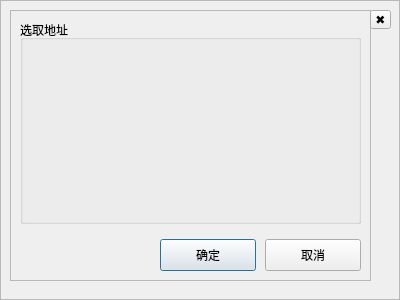
<?xml version="1.0" encoding="UTF-8"?>
<ui version="4.0">
 <class>WalletSelectorForm</class>
 <widget class="QDialog" name="WalletSelectorForm">
  <property name="geometry">
   <rect>
    <x>0</x>
    <y>0</y>
    <width>400</width>
    <height>300</height>
   </rect>
  </property>
  <property name="windowTitle">
   <string>Dialog</string>
  </property>
  <layout class="QVBoxLayout" name="verticalLayout">
   <property name="spacing">
    <number>0</number>
   </property>
   <property name="leftMargin">
    <number>0</number>
   </property>
   <property name="topMargin">
    <number>0</number>
   </property>
   <property name="rightMargin">
    <number>0</number>
   </property>
   <property name="bottomMargin">
    <number>0</number>
   </property>
   <item>
    <widget class="QFrame" name="frameMain">
     <property name="frameShape">
      <enum>QFrame::Shape::StyledPanel</enum>
     </property>
     <property name="frameShadow">
      <enum>QFrame::Shadow::Raised</enum>
     </property>
     <widget class="QFrame" name="frameContent">
      <property name="geometry">
       <rect>
        <x>10</x>
        <y>10</y>
        <width>361</width>
        <height>271</height>
       </rect>
      </property>
      <property name="frameShape">
       <enum>QFrame::Shape::StyledPanel</enum>
      </property>
      <property name="frameShadow">
       <enum>QFrame::Shadow::Raised</enum>
      </property>
      <layout class="QVBoxLayout" name="verticalLayout_2">
       <item>
        <widget class="QGroupBox" name="groupBox">
         <property name="sizePolicy">
          <sizepolicy hsizetype="Preferred" vsizetype="Expanding">
           <horstretch>0</horstretch>
           <verstretch>0</verstretch>
          </sizepolicy>
         </property>
         <property name="title">
          <string>选取地址</string>
         </property>
        </widget>
       </item>
       <item>
        <layout class="QHBoxLayout" name="horizontalLayout">
         <property name="spacing">
          <number>9</number>
         </property>
         <property name="topMargin">
          <number>9</number>
         </property>
         <item>
          <spacer name="horizontalSpacer">
           <property name="orientation">
            <enum>Qt::Orientation::Horizontal</enum>
           </property>
           <property name="sizeHint" stdset="0">
            <size>
             <width>40</width>
             <height>20</height>
            </size>
           </property>
          </spacer>
         </item>
         <item>
          <widget class="QPushButton" name="ButtonOK">
           <property name="sizePolicy">
            <sizepolicy hsizetype="Fixed" vsizetype="Fixed">
             <horstretch>0</horstretch>
             <verstretch>0</verstretch>
            </sizepolicy>
           </property>
           <property name="minimumSize">
            <size>
             <width>96</width>
             <height>32</height>
            </size>
           </property>
           <property name="maximumSize">
            <size>
             <width>96</width>
             <height>32</height>
            </size>
           </property>
           <property name="text">
            <string>确定</string>
           </property>
          </widget>
         </item>
         <item>
          <widget class="QPushButton" name="ButtonCancel">
           <property name="sizePolicy">
            <sizepolicy hsizetype="Fixed" vsizetype="Fixed">
             <horstretch>0</horstretch>
             <verstretch>0</verstretch>
            </sizepolicy>
           </property>
           <property name="minimumSize">
            <size>
             <width>96</width>
             <height>32</height>
            </size>
           </property>
           <property name="maximumSize">
            <size>
             <width>96</width>
             <height>32</height>
            </size>
           </property>
           <property name="text">
            <string>取消</string>
           </property>
          </widget>
         </item>
        </layout>
       </item>
      </layout>
     </widget>
     <widget class="QToolButton" name="ButtonClose">
      <property name="geometry">
       <rect>
        <x>370</x>
        <y>10</y>
        <width>21</width>
        <height>19</height>
       </rect>
      </property>
      <property name="text">
       <string>✖️</string>
      </property>
     </widget>
    </widget>
   </item>
  </layout>
 </widget>
 <resources/>
 <connections/>
</ui>
